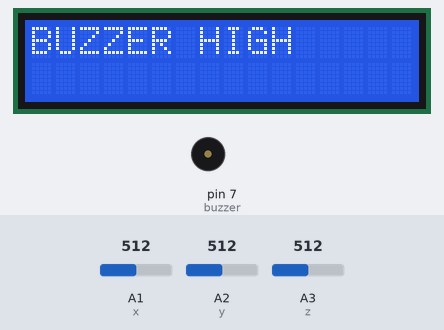
Recording of a sketch running on a simulated Arduino Uno, built with avr-gcc and run on an emulated ATmega328P. Shown: 16×2 character LCD, buzzer (waves = sounding, pin HIGH). The inputs (shaded band) are chosen by the test bench; at power-on: A3 (z) = 512, A1 (x) = 512, A2 (y) = 512. The modem accepts every AT command (registered, SIM ready, sends succeed) and sends nothing else; what the sketch prints to the serial monitor is not drawn.

Above: at 16.2 s.
16.3 s: A3 (z) set to 439
At 26.3 s:
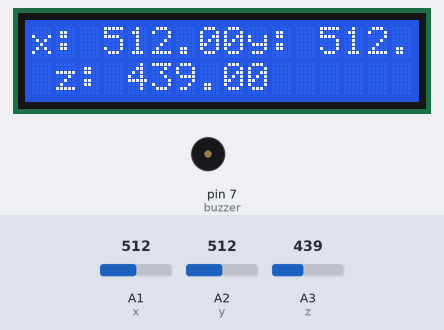
30.8 s: A3 (z) set to 412
45.3 s: A1 (x) set to 420
At 51.8 s:
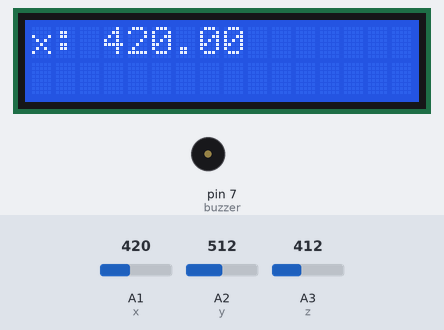
59.8 s: A2 (y) set to 420
At 67.5 s:
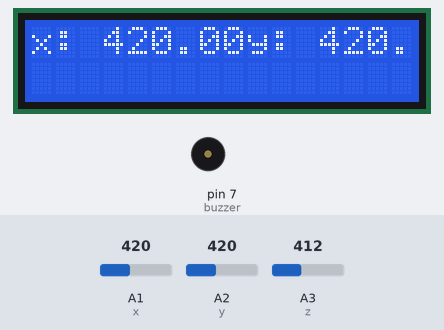
74.3 s: A1 (x) set to 440
At 76.2 s:
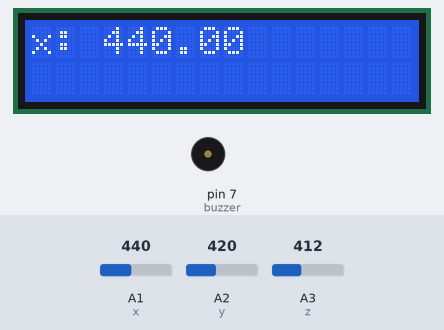
Timing chart, 0 to 77.7 s (numbered marks = the images above; inputs shaded):
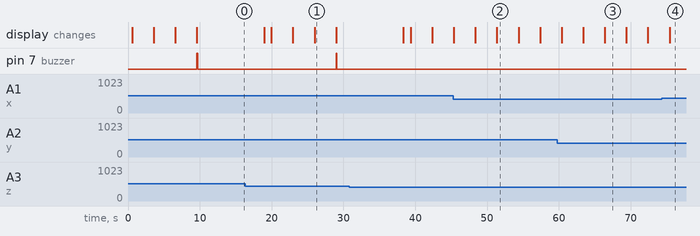

Measured:
- what the display in image 1 shows lasts 3.0 s, from 26.0 s to 29.0 s

The sketch:

earthquick1.ino
```cpp
#include <SoftwareSerial.h>
#include<LiquidCrystal.h>
LiquidCrystal lcd(8, 9, 10, 11, 12, 13);
SoftwareSerial mySerial(5, 6);  //GSM RX and TX pins
int buzzer=7;

int x=A1;
int y=A2;
int z=A3;

float x1,y1,z1;
float a,b,c;
int sms_count=0;//Fire_Set;

void setup() {
  // put your setup code here, to run once:
  pinMode(x,INPUT);
  pinMode(y,INPUT);
  pinMode(z,INPUT);
  pinMode(buzzer,OUTPUT);
  mySerial.begin(9600);
  Serial.begin(9600);
  lcd.begin(16,2);
  delay(500);
  lcd.setCursor(0, 0);
lcd.clear();
  lcd.print("START SYSTEM");

}

void loop() {
  // put your main code here, to run repeatedly:

lcd.setCursor(0, 0);
lcd.clear();
  lcd.print("START SYSTEM");
  //delay(1000);
a=analogRead(x);    // reads the sensor output (Vout of accelerometer)3=analogRead(x,y,z);
b=analogRead(y);
c=analogRead(z);

//a,b,c= Checkvalues();

lcd.clear();
lcd.setCursor(0, 0);
lcd.print("x: ");
lcd.print(a);
Serial.print("x: ");
Serial.print(a);

delay(3000);
lcd.print("y: ");
lcd.print(b);

Serial.print("y: ");
Serial.print(b);

delay(3000);
lcd.setCursor(1, 1);
lcd.print("z: ");
lcd.println(c);

Serial.print("z: ");
Serial.print(c);

delay(3000);

//if( (a >=350 && a<=360) || (b >=350 && b<=360) || (c >=410 && c <= 430))

if (a >=350 && a<=360)
{
  lcd.clear();
  lcd.println("normal condition");
  Serial.println("normal condition");
  digitalWrite(buzzer,LOW);
  delay(3000);
}
else if(b >=350 && b<=360)
{
  lcd.clear();
   lcd.println("normal condition");
   Serial.println("normal condition");
  digitalWrite(buzzer,LOW);
  delay(3000);
}
else if(c >=410 && c <= 430)
{
  lcd.clear();
  lcd.println("normal condition");
Serial.println("normal condition");
  digitalWrite(buzzer,LOW);
  delay(3000);
}

else
{
  lcd.clear();
  lcd.println("earthquick occur");
  Serial.println("earthquick occur");
digitalWrite(buzzer,HIGH);
lcd.clear();
lcd.setCursor(0, 0);
lcd.println("BUZZER HIGH");
Serial.println("BUZZER HIGH");
delay(100);
digitalWrite(buzzer,LOW);

SendTextMessage();

}
}

void SendTextMessage()
{
  mySerial.println("AT+CMGF=1");    //To send SMS in Text Mode
  delay(2000);
  mySerial.println("AT+CMGS=\"+918142394515\"\r"); // change to the phone number you using
  delay(2000);
  mySerial.println("EARTHQUICK OCCURED");//the content of the message
  delay(200);
  mySerial.println((char)26);//the stopping character
  delay(5000);
  sms_count++;
 lcd.setCursor(1, 1);
  lcd.clear();
  lcd.println("SENDING MSG...");
  Serial.println("SENDING MSG...");
  delay(1000);
  lcd.clear();
}
```
